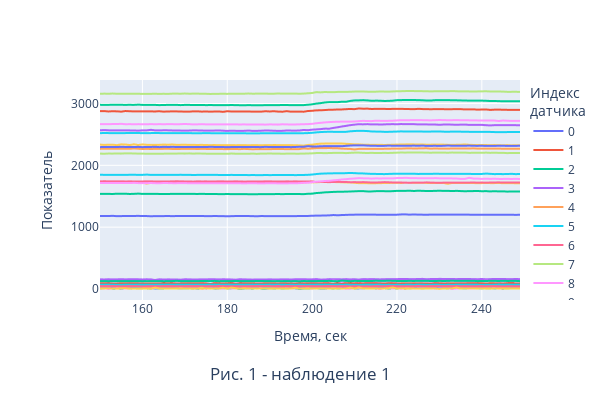

Notebook cell for this chart:
### Markdown cell above
# Поиск времени изменения класса жеста

### Code cell
f.get_all_sensors_plot(1, [150,250], X_train, plot_counter=1)
